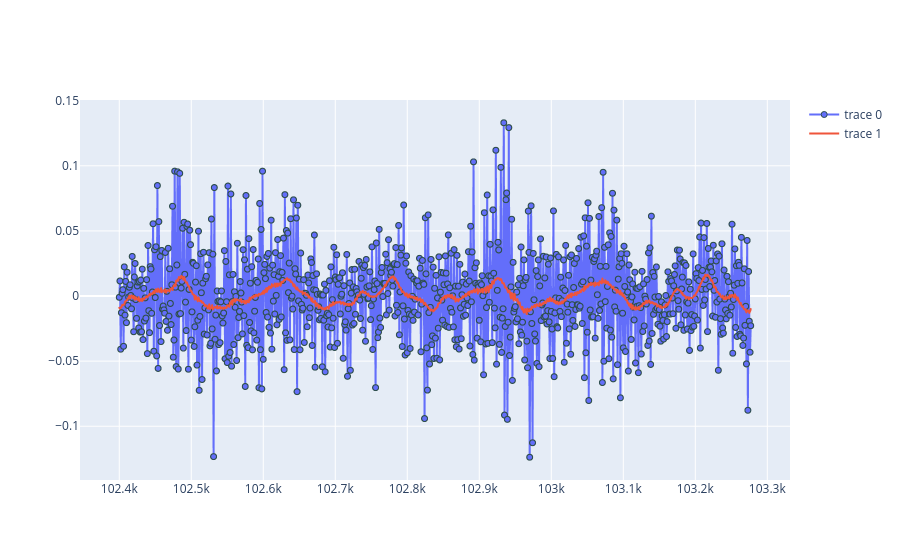

The code cell stored with this chart in its notebook:
### Code cell
import plotly.graph_objects as go

import numpy as np



# Create figure
fig = go.Figure()

fig.add_trace(
    go.Scattergl(
        x = data.index[51200*2+0:51200*2+439*2],
        y = data['acc'][51200*2+0:51200*2+439*2],
        mode = 'markers+lines',
        marker = dict(
            line = dict(
                width = 1,
                color = 'DarkSlateGrey')
        )
    )
)
fig.add_trace(
    go.Scattergl(
        x = data.index[51200*2+0:51200*2+439*2],
        y = data['filtered'][51200*2+0:51200*2+439*2],
        mode = 'lines',
        marker = dict(
            line = dict(
                width = 1)
        )
    )
)

fig.show()

### Figure 1 — Plotly figure (JSON) as saved in the notebook; plotly's stock layout.template omitted (floating-point values rounded to 4 significant figures; data arrays with more than 128 entries replaced by an {"elided": "..."} marker saying what was removed)
{"data": [{"marker": {"line": {"color": "DarkSlateGrey", "width": 1}}, "mode": "markers+lines", "type": "scattergl", "x": {"elided": "878 int values"}, "y": {"elided": "878 float values"}}, {"marker": {"line": {"width": 1}}, "mode": "lines", "type": "scattergl", "x": {"elided": "878 int values"}, "y": {"elided": "878 float values"}}], "layout": {}}
